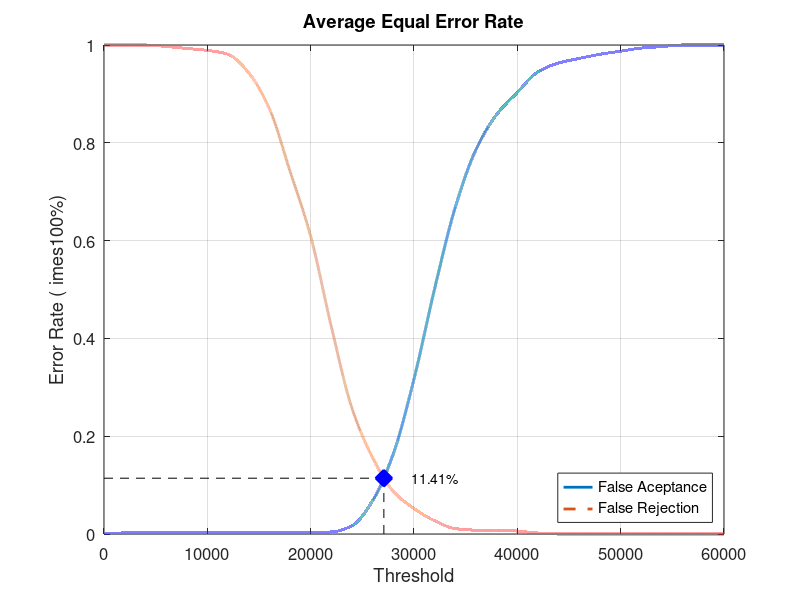
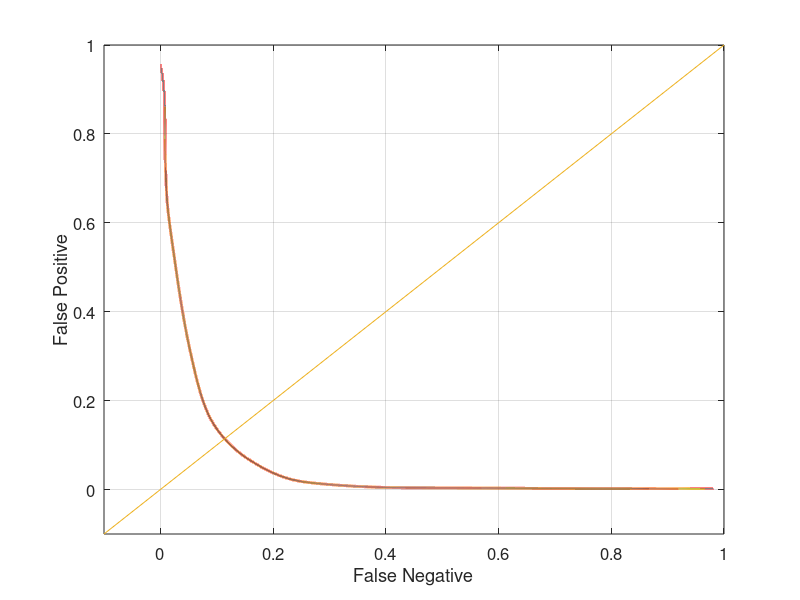

Write MATLAB code to recreate these figures, in order.
close all;
clear;
clc;
x = 0:2000:60000;
xq = 0:0.5:60000;

y0 = [0 0.00210526 0.00210526 0.00210526 0.00210526 0.00210526 0.00210526 0.00210526 0.00210526 0.00210526 0.0031579 0.00421053 0.0168421 0.0684211 0.164211 0.316842 0.502105 0.668421 0.786316 0.857895 0.903158 0.945263 0.963158 0.972632 0.981053 0.987368 0.993684 0.996842 1 1 1]
yy0 = interp1(x, y0, xq, 'pchip');
y1 = [1 1 1 0.997 0.993 0.989 0.981 0.943 0.87 0.742 0.609 0.424 0.257 0.156 0.087 0.052 0.027 0.011 0.008 0.008 0.006 0.002 0 0 0 0 0 0 0 0 0]
yy1 = interp1(x, y1, xq, 'pchip');

% Calculating EER: 
y2 = abs(y0 - y1);
find(y2 == min(y2))
yy2 = abs(yy0 - yy1);
xEER = find(yy2 == min(yy2));
xEERIndex = xq(xEER) % X-axis EER
yEER = yy0(xEER) % Y-axis EER

main = figure
plot(xq, yy0,'-','LineWidth', 2);	hold on
plot(xq, yy1,'--','LineWidth', 2);	hold on
plot([xEERIndex xEERIndex], [0 yEER], 'k--');	hold on
plot([0 xEERIndex], [yEER yEER], 'k--');	hold on
plot(xEERIndex, yEER, 'bx', 'LineWidth', 10);	hold on
text(xEERIndex + 10 * xEERIndex / 100, yEER, [num2str(round((10000 * yEER)) / 100) '%'])
legend('False Aceptance', 'False Rejection', 'Location', 'SouthEast')
xlabel('Threshold')
ylabel('Error Rate (	imes100%)')
title('Average Equal Error Rate')
set(gca, 'FontSize', 12)
axis([0 60000 0 1])
grid on

print(main, 'Database3AverageMain', '-dpng');
FNRxFPR = figure('Color', [1 1 1]);
plot(yy1, yy0, '-', yy1, yy0, 'LineWidth', 2);
hold on
y = -0.1:0.1:1
plot(y, y); 
set(gca, 'FontSize', 12)
xlabel('False Negative')
ylabel('False Positive')
axis([-0.1 1 -0.1 1])
set(gca, 'FontSize', 12)
grid on

print(FNRxFPR, 'Database3AverageFNRxFPR','-dpng');
